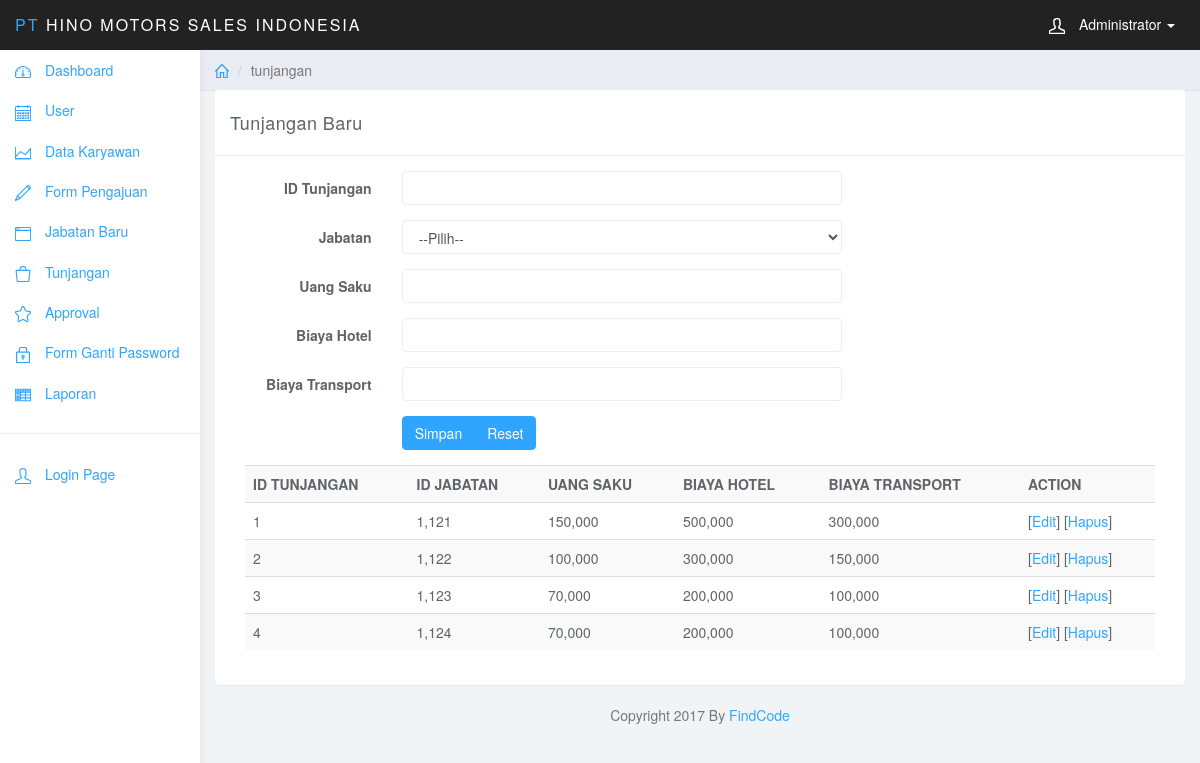
Screenshot of /index.php?page=tunjangan (signed in) with the database file from the repository.
### tables this page shows
CREATE TABLE IF NOT EXISTS `tunjangan_tb` (
`id` int(11) NOT NULL,
  `jabatan_id` int(11) NOT NULL,
  `uang_saku` double NOT NULL,
  `bea_hotel` double NOT NULL,
  `transport` double NOT NULL
);

### page/tunjangan.php (the view, shortened to what this page needs)
<div class="panel panel-default">
    <div class="panel-heading">Tunjangan Baru</div>
    <div class="panel-body">
        <div class="col-lg-8">
            <form class="form-horizontal" action="act/inputtunjangan.php" method="post">
                <div class="form-group">
                    <label for="" class="control-label col-sm-3">ID Tunjangan</label>
                    <div class="col-sm-9">
                        <input type="text" name="idtunj" class="form-control" required>
                    </div>
                </div>
				<div class="form-group">
                    <label for="" class="control-label col-sm-3">Jabatan</label>
                    <div class="col-sm-9">
                        <select name="jabatan" class="form-control" required>
                            <option value="">--Pilih--</option>
                        </select>
                    </div>
                </div>
				<div class="form-group">
                    <label for="" class="control-label col-sm-3">Uang Saku</label>
                    <div class="col-sm-9">
                        <input type="text" name="uangsaku" class="form-control" required>
                    </div>
                </div>
				<div class="form-group">
                    <label for="" class="control-label col-sm-3">Biaya Hotel</label>
                    <div class="col-sm-9">
                        <input type="text" name="biayahotel" class="form-control" required>
                    </div>
                </div>
                <div class="form-group">
                    <label for="" class="control-label col-sm-3">Biaya Transport</label>
                    <div class="col-sm-9">
                        <input type="text" name="biayatransport" class="form-control" required>
                    </div>
                </div>
                <div class="form-group">
                    <div class="btn-group col-sm-9 col-sm-offset-3">
                        <button class="btn btn-primary" type="submit" >Simpan</button>
                        <button class="btn btn-primary" type="reset" >Reset</button>
                    </div>
                </div>
            </form>
        </div>
        <div class="col-lg-4">
        </div>
        <div class="col-sm-12">
            <div class="table-responsive">
                <table class="table table-striped">
                    <tr>
					<th>ID TUNJANGAN</th>
                        <th>ID JABATAN</th>
                        <th>UANG SAKU</th>
						<th>BIAYA HOTEL</th>
                      	<th>BIAYA TRANSPORT</th>
						<th>ACTION</th>
                    </tr>
                    <?php
                    $r = $con->query("Select * From tunjangan_tb");
                    while ($rr = $r->fetch_array()) {
                        ?>
                        <tr>
                            <td><?php echo $rr['id'];?></td>
                            <td><?php echo number_format($rr['jabatan_id']);?></td>
							<td><?php echo number_format($rr['uang_saku']);?></td>
							<td><?php echo number_format($rr['bea_hotel']);?></td>
							<td><?php echo number_format($rr['transport']);?></td>
                            <td>[<a href="index.php?page=tunjangan-edit&id=<?php echo $rr['id'];?>">Edit</a>] [<a href="act/tunjdel.php?id=<?php echo $rr['id'];?>" onclick="return confirm('Yakin ingin hapus data ?')">Hapus</a>]</td>
                        </tr>
                        <?php
                    }
                    ?>
                </table>
            </div>
        </div>
    </div>
</div>

### css/styles.css (style rules this page uses)
body { background: #f1f4f7; padding-top: 50px; color: #5f6468; }
a, a:hover, a:focus { color: #30a5ff; }
.form-control { border: 1px solid #eee; box-shadow: none; }
.btn-primary, .btn-primary:hover, .btn-primary:focus, .btn-primary:active, .btn-primary.active, .open > .dropdown-toggle.btn-primary, .btn-primary.disabled, .btn-primary[disabled], fieldset[disabled] .btn-primary, .btn-primary.disabled:hover, .btn-primary[disabled]:hover, fieldset[disabled] .btn-primary:hover, .btn-primary.disabled:focus, .btn-primary[disabled]:focus, fieldset[disabled] .btn-primary:focus, .btn-primary.disabled:active, .btn-primary[disabled]:active, fieldset[disabled] .btn-primary:active, .btn-primary.disabled.active, .btn-primary[disabled].active, fieldset[disabled] .btn-primary.active { background-color: #30a5ff; border-color: #30a5ff; }
.panel { border: 0; }
.panel-heading { font-size: 18px; font-weight: 300; letter-spacing: 0.025em; height: 66px; line-height: 45px; }
.panel-default .panel-heading { background: #fff; border-bottom: 1px solid #eee; color: #5f6468; }
.table { background: #fff; }

### rows the page displays
tunjangan_tb: id "1", jabatan "1,121", uang_saku "150,000", bea_hotel "500,000", transport "300,000"
tunjangan_tb: id "2", jabatan "1,122", uang_saku "100,000", bea_hotel "300,000", transport "150,000"
tunjangan_tb: id "3", jabatan "1,123", uang_saku "70,000", bea_hotel "200,000", transport "100,000"
tunjangan_tb: id "4", jabatan "1,124", uang_saku "70,000", bea_hotel "200,000", transport "100,000"

### other values shown
$u "Administrator"
$page "tunjangan"
